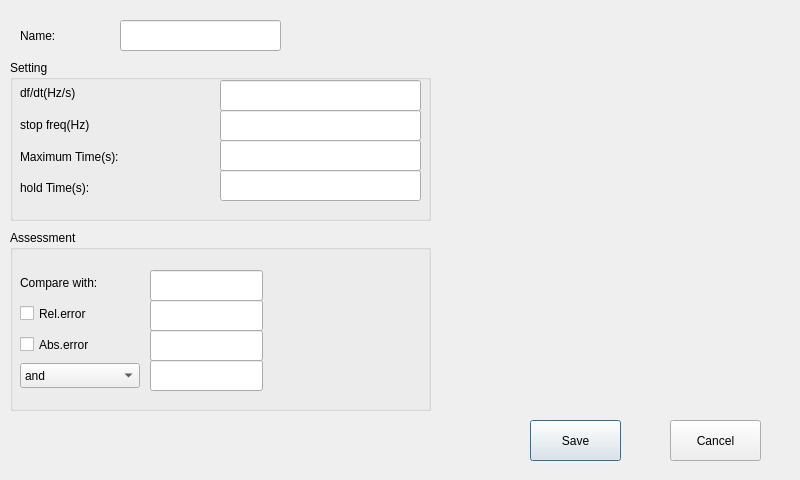
<?xml version="1.0" encoding="UTF-8"?>
<ui version="4.0">
 <class>DfdtBlockingTime</class>
 <widget class="QDialog" name="DfdtBlockingTime">
  <property name="geometry">
   <rect>
    <x>0</x>
    <y>0</y>
    <width>800</width>
    <height>480</height>
   </rect>
  </property>
  <property name="windowTitle">
   <string>Dialog</string>
  </property>
  <widget class="QLabel" name="label">
   <property name="geometry">
    <rect>
     <x>20</x>
     <y>20</y>
     <width>81</width>
     <height>31</height>
    </rect>
   </property>
   <property name="text">
    <string>Name:</string>
   </property>
  </widget>
  <widget class="QLineEdit" name="lineEdit">
   <property name="geometry">
    <rect>
     <x>120</x>
     <y>20</y>
     <width>161</width>
     <height>31</height>
    </rect>
   </property>
  </widget>
  <widget class="QGroupBox" name="groupBox">
   <property name="geometry">
    <rect>
     <x>10</x>
     <y>60</y>
     <width>421</width>
     <height>161</height>
    </rect>
   </property>
   <property name="title">
    <string>Setting</string>
   </property>
   <widget class="QWidget" name="verticalLayoutWidget">
    <property name="geometry">
     <rect>
      <x>10</x>
      <y>20</y>
      <width>201</width>
      <height>121</height>
     </rect>
    </property>
    <layout class="QVBoxLayout" name="verticalLayout">
     <item>
      <widget class="QLabel" name="label_2">
       <property name="text">
        <string>df/dt(Hz/s)</string>
       </property>
      </widget>
     </item>
     <item>
      <widget class="QLabel" name="label_3">
       <property name="text">
        <string>stop freq(Hz)</string>
       </property>
      </widget>
     </item>
     <item>
      <widget class="QLabel" name="label_4">
       <property name="text">
        <string>Maximum Time(s):</string>
       </property>
      </widget>
     </item>
     <item>
      <widget class="QLabel" name="label_5">
       <property name="text">
        <string>hold Time(s):</string>
       </property>
      </widget>
     </item>
    </layout>
   </widget>
   <widget class="QLineEdit" name="lineEdit_5">
    <property name="geometry">
     <rect>
      <x>210</x>
      <y>110</y>
      <width>201</width>
      <height>31</height>
     </rect>
    </property>
   </widget>
   <widget class="QLineEdit" name="lineEdit_3">
    <property name="geometry">
     <rect>
      <x>210</x>
      <y>50</y>
      <width>201</width>
      <height>31</height>
     </rect>
    </property>
   </widget>
   <widget class="QLineEdit" name="lineEdit_4">
    <property name="geometry">
     <rect>
      <x>210</x>
      <y>80</y>
      <width>201</width>
      <height>31</height>
     </rect>
    </property>
   </widget>
   <widget class="QLineEdit" name="lineEdit_2">
    <property name="geometry">
     <rect>
      <x>210</x>
      <y>20</y>
      <width>201</width>
      <height>31</height>
     </rect>
    </property>
   </widget>
  </widget>
  <widget class="QGroupBox" name="groupBox_2">
   <property name="geometry">
    <rect>
     <x>10</x>
     <y>230</y>
     <width>421</width>
     <height>181</height>
    </rect>
   </property>
   <property name="title">
    <string>Assessment</string>
   </property>
   <widget class="QLineEdit" name="lineEdit_6">
    <property name="geometry">
     <rect>
      <x>140</x>
      <y>40</y>
      <width>113</width>
      <height>31</height>
     </rect>
    </property>
   </widget>
   <widget class="QLineEdit" name="lineEdit_7">
    <property name="geometry">
     <rect>
      <x>140</x>
      <y>70</y>
      <width>113</width>
      <height>31</height>
     </rect>
    </property>
   </widget>
   <widget class="QLineEdit" name="lineEdit_8">
    <property name="geometry">
     <rect>
      <x>140</x>
      <y>100</y>
      <width>113</width>
      <height>31</height>
     </rect>
    </property>
   </widget>
   <widget class="QLineEdit" name="lineEdit_9">
    <property name="geometry">
     <rect>
      <x>140</x>
      <y>130</y>
      <width>113</width>
      <height>31</height>
     </rect>
    </property>
   </widget>
   <widget class="QWidget" name="verticalLayoutWidget_2">
    <property name="geometry">
     <rect>
      <x>10</x>
      <y>40</y>
      <width>121</width>
      <height>121</height>
     </rect>
    </property>
    <layout class="QVBoxLayout" name="verticalLayout_2">
     <item>
      <widget class="QLabel" name="label_6">
       <property name="sizePolicy">
        <sizepolicy hsizetype="Fixed" vsizetype="Fixed">
         <horstretch>0</horstretch>
         <verstretch>0</verstretch>
        </sizepolicy>
       </property>
       <property name="minimumSize">
        <size>
         <width>120</width>
         <height>25</height>
        </size>
       </property>
       <property name="text">
        <string>Compare with:</string>
       </property>
      </widget>
     </item>
     <item>
      <widget class="QCheckBox" name="checkBox">
       <property name="sizePolicy">
        <sizepolicy hsizetype="Fixed" vsizetype="Fixed">
         <horstretch>0</horstretch>
         <verstretch>0</verstretch>
        </sizepolicy>
       </property>
       <property name="minimumSize">
        <size>
         <width>120</width>
         <height>25</height>
        </size>
       </property>
       <property name="text">
        <string>Rel.error</string>
       </property>
      </widget>
     </item>
     <item>
      <widget class="QCheckBox" name="checkBox_2">
       <property name="sizePolicy">
        <sizepolicy hsizetype="Fixed" vsizetype="Fixed">
         <horstretch>0</horstretch>
         <verstretch>0</verstretch>
        </sizepolicy>
       </property>
       <property name="minimumSize">
        <size>
         <width>120</width>
         <height>25</height>
        </size>
       </property>
       <property name="text">
        <string>Abs.error</string>
       </property>
      </widget>
     </item>
     <item>
      <widget class="QComboBox" name="comboBox">
       <property name="sizePolicy">
        <sizepolicy hsizetype="Fixed" vsizetype="Fixed">
         <horstretch>0</horstretch>
         <verstretch>0</verstretch>
        </sizepolicy>
       </property>
       <property name="minimumSize">
        <size>
         <width>120</width>
         <height>25</height>
        </size>
       </property>
       <item>
        <property name="text">
         <string>and</string>
        </property>
       </item>
       <item>
        <property name="text">
         <string>or</string>
        </property>
       </item>
      </widget>
     </item>
    </layout>
   </widget>
  </widget>
  <widget class="QPushButton" name="pushButton">
   <property name="geometry">
    <rect>
     <x>530</x>
     <y>420</y>
     <width>91</width>
     <height>41</height>
    </rect>
   </property>
   <property name="text">
    <string>Save</string>
   </property>
  </widget>
  <widget class="QPushButton" name="pushButton_2">
   <property name="geometry">
    <rect>
     <x>670</x>
     <y>420</y>
     <width>91</width>
     <height>41</height>
    </rect>
   </property>
   <property name="text">
    <string>Cancel</string>
   </property>
  </widget>
 </widget>
 <resources/>
 <connections/>
</ui>
